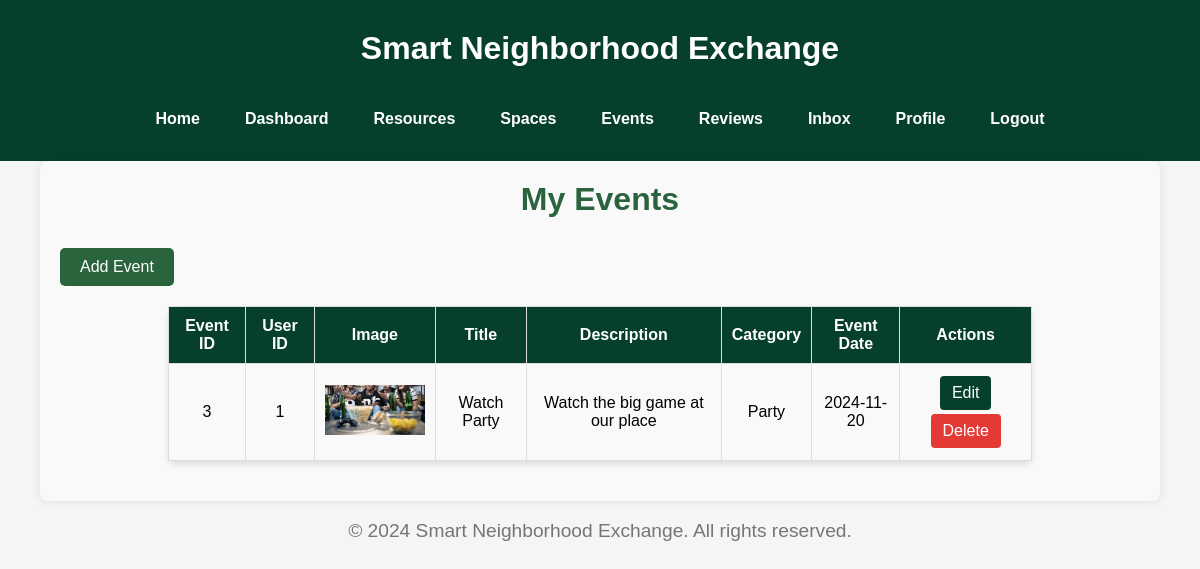
Page /my-events (signed in) on the committed database.
### tables this page shows
CREATE TABLE Events (
    event_id INTEGER PRIMARY KEY AUTOINCREMENT,
    user_id INTEGER,
    title TEXT NOT NULL,
    description TEXT,
    images TEXT,
    category TEXT,
    date TEXT NOT NULL,  -- Event date instead of availability
    FOREIGN KEY (user_id) REFERENCES Users(user_id)
);

### app.py (the view)
@app.route('/my-events')
def my_events():
    user_id = get_user_id()
    con = get_db()
    cur = con.execute("SELECT event_id, user_id, title, description, images, category, date FROM Events WHERE user_id = ?", (user_id,))
    events = cur.fetchall()
    return render_template('events/my_events.html', events=events)

### app.py (called while the page is built)
def get_db():
    db = getattr(g, '_database', None)
    if db is None:
        db = g._database = sqlite3.connect(DATABASE)
    return db

@app.teardown_appcontext
def close_connection(exception):
    db = getattr(g, '_database', None)
    if db is not None:
        db.close()

def get_user_id():
    return session.get('user_id')

### templates/events/my_events.html (shortened to what this page needs)
{% extends "base.html" %}
{% block content %}
<div class="spaces-container">
<header>
    <h1>My Events</h1>
    <a href="{{ url_for('new_event') }}" class="add-space-btn">Add Event</a>
</header>
<main>
    {% if events %}
    <table class="event-table">
        <thead>
            <tr>
                <th>Event ID</th>
                <th>User ID</th>
                <th>Image</th>
                <th>Title</th>
                <th>Description</th>
                <th>Category</th>
                <th>Event Date</th>
                <th>Actions</th>
            </tr>
        </thead>
        <tbody>
            {% for event in events %}
            <tr>
                <td>{{ event[0] }}</td>
                <td>{{ event[1] }}</td>
                <td>
                    {% if event[4] %}
                        <img src="{{ '/' + event[4] }}" alt="Event Image" width="100">
                    {% else %}
                        <span>No Image</span>
                    {% endif %}
                </td>
                <td>{{ event[2] }}</td>
                <td>{{ event[3] }}</td>
                <td>{{ event[5] }}</td>
                <td>{{ event[6] }}</td>
                <td>
                    <a href="{{ url_for('edit_event', event_id=event[0]) }}" class="action-btn edit-btn">Edit</a>
                    <a href="{{ url_for('confirm_delete_event', event_id=event[0]) }}" class="action-btn delete-btn">Delete</a>
                </td>
            </tr>
            {% endfor %}
        </tbody>
    </table>
    {% else %}
    <p>No upcoming events found. Add a new event to get started.</p>
    {% endif %}
</main>
</div>
{% endblock %}

### static/css/style.css (style rules this page uses)
body { font-family: Arial, sans-serif; background-color: #f5f5f5; margin: 0; padding: 0; }
h1, h2 { color: #333333; }
h1 { font-size: 2em; text-align: center; margin-top: 0; color: #06402B; }
a { color: #06402B; text-decoration: none; }
.action-btn { padding: 5px 10px; margin: 0 5px; text-decoration: none; background-color:#333333 ; color: #fff; border-radius: 3px; }
.edit-btn { background-color: #06402B; }
.delete-btn { background-color: #f44336; }
body { overflow-y: auto; }
body { font-family: Arial, sans-serif; background-color: #f5f5f5; margin: 0; padding: 0; overflow-y: auto; }
.spaces-container { width: 90%; margin: 0 auto; background-color: #f9f9f9; padding: 20px; border-radius: 8px; box-shadow: 0 0 10px rgba(0, 0, 0, 0.1); }
.spaces-container header h1 { text-align: center; color: #06402B; margin-bottom: 20px; }
.spaces-container header h1 { text-align: center; color: #2a643d; margin-bottom: 20px; }
.add-space-btn { display: block; padding: 10px 20px; background-color: #06402B; color: white; border-radius: 5px; text-decoration: none; margin-top: 10px; transition: background-color 0.3s ease; }
.action-btn { padding: 8px 12px; text-align: center; border-radius: 4px; color: white; text-decoration: none; margin: 2px; display: inline-block; transition: background-color 0.3s ease; }
.delete-btn { background-color: #e53935; }
.add-space-btn { display: inline-block; padding: 10px 20px; background-color: #2a643d; color: white; border-radius: 5px; text-decoration: none; margin-top: 10px; transition: background-color 0.3s ease; text-align: center; }
.action-btn { padding: 8px 12px; color: white; border-radius: 4px; text-decoration: none; margin: 2px; display: inline-block; transition: background-color 0.3s ease; }
header h1 { text-align: center; color: #06402B; margin-bottom: 20px; }
table { width: 100%; border-collapse: collapse; margin-bottom: 20px; }
table th, table td { padding: 10px; text-align: left; border-bottom: 1px solid #ddd; }
table th { background-color: #06402B; color: white; }
table td { background-color: #f9f9f9; }
h1, h2 { text-align: center; color: #2a643d; margin-bottom: 20px; }
table { width: 80%; margin: 20px auto; border-collapse: collapse; background-color: #f9f9f9; border-radius: 8px; box-shadow: 0 4px 6px rgba(0, 0, 0, 0.1); }
table thead { background-color: #06402B; color: white; }
table th, table td { text-align: center; padding: 10px; border: 1px solid #ddd; }
table th { font-weight: bold; }

### rows in the picture
Events: event_id "3", user "1", images (picture), title "Watch Party", description "Watch the big game at our place", category "Party", date "2024-11-20"
